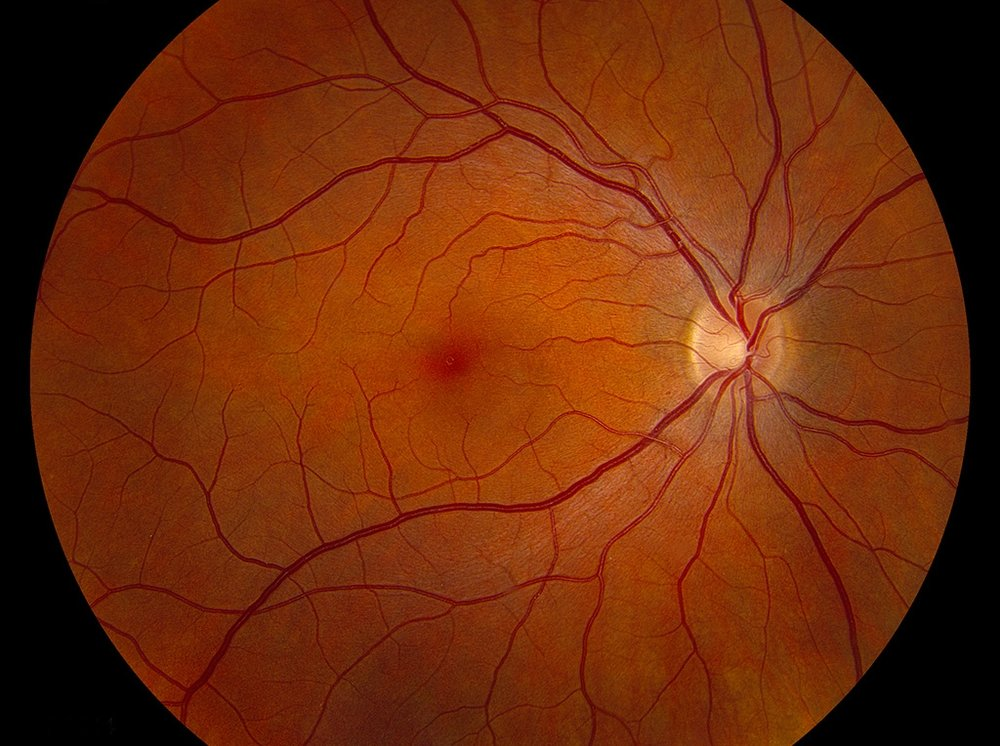
#> input picture generatedata/imgs/normal_fundus.jpg, 1000 x 746 px
$ python -i aug.py   (imports and definitions only)   (older library calls are emulated)
#> lines starting #> are read from the running program, lines starting #| are printed output that depends on the picture
"""
Augment the images in the directory and generate multiple images from that \
    to increase the numnber of available data.
"""
import cv2
import imgaug.augmenters as iaa
import matplotlib.pyplot as plt
from scipy import ndimage
import numpy as np
import argparse
from glob import glob
from tqdm import tqdm

parser = argparse.ArgumentParser(description="Augment the images in the directory and generate multiple images.",
                                formatter_class=argparse.RawTextHelpFormatter)
# [7 lines not run here, left out]

class Augment:
    def __init__(self):
        self.input_dir = args.src
        self.output_dir = args.dst
        self.techniques = args.techniques
        self.zoom_factors = [1.15, 1.25, 1.35, 1.45, 1.50, 1.60, 1.70, 1.80, 1.90]
        self.severity = [1, 2, 3, 4, 5]
        self.count = 0

        if self.techniques is not None:
            print(f'The augmentations to apply are: {[x for x in self.techniques]}')
        else:
            print("Applying all the augmentations.")


    # [139 lines left out: functions crop_image_from_gray, circle_crop, flip_image, compression_blur, cv2_clipped_zoom, main, not called in this run]

# [3 lines not run here, left out]

>>> import cv2
>>> picture = cv2.imread('imgs/normal_fundus.jpg', cv2.IMREAD_GRAYSCALE)
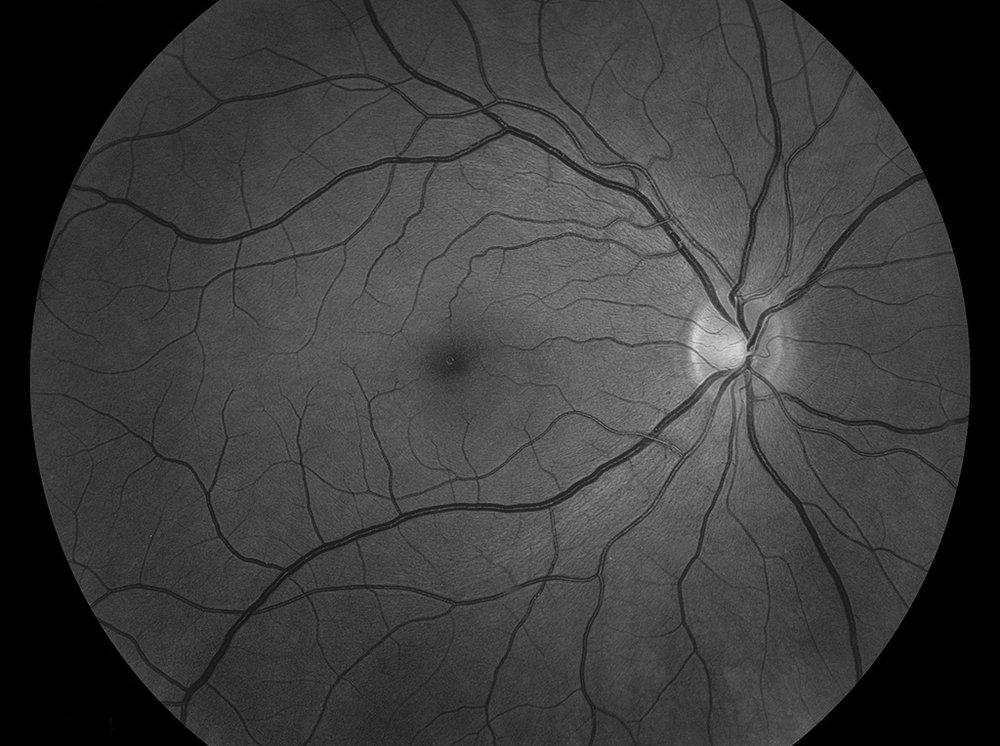
#> picture: shape (746, 1000); min 0, max 222, mean 60.1
#> (the run stopped early here; a loop or call above may not have finished)
